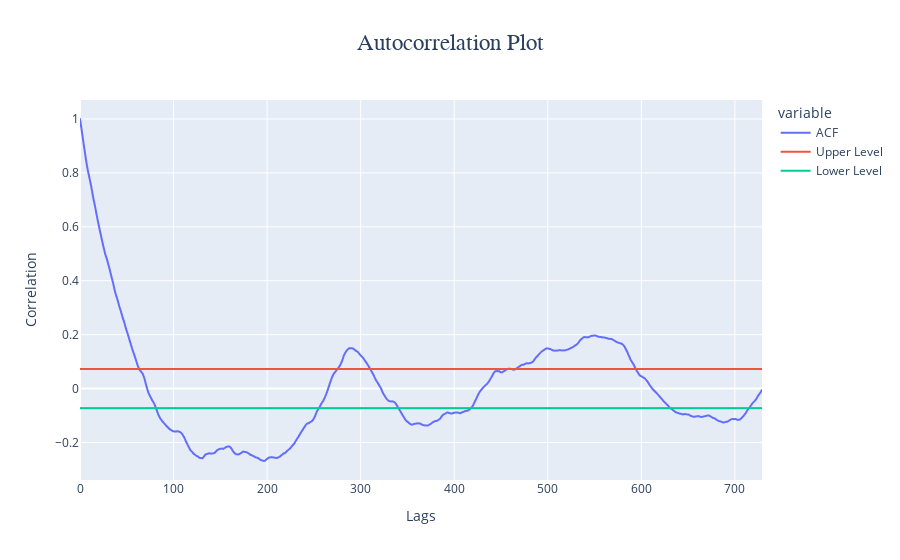

Notebook source saved alongside this figure:
### Code cell
from statsmodels.tsa.stattools import acf
# Auto-Correlation Plot useful to analyze and visualize Correlation of data with its lags.
acf_df = pd.DataFrame({'ACF':acf(df["Close"],nlags=df.shape[0])})
acf_df['Upper Level'] = 1.96 / 1 / (df.shape[0] ** 0.5 )
acf_df['Lower Level'] = - 1.96 / 1 / (df.shape[0] ** 0.5 )
fig = px.line(acf_df,title='Autocorrelation Plot',labels={'index':'Lags','value':'Correlation'})
fig.update_layout(title={'font_family':'Georgia','font_size':23,'x':0.5})
fig.show()

### Figure 1 — Plotly figure (JSON) as saved in the notebook; plotly's stock layout.template omitted (floating-point values rounded to 4 significant figures; data arrays with more than 128 entries replaced by an {"elided": "..."} marker saying what was removed)
{"data": [{"hovertemplate": "variable=ACF<br>Lags=%{x}<br>Correlation=%{y}<extra></extra>", "legendgroup": "ACF", "line": {"color": "#636efa", "dash": "solid"}, "marker": {"symbol": "circle"}, "mode": "lines", "name": "ACF", "showlegend": true, "type": "scattergl", "x": {"elided": "730 int values"}, "xaxis": "x", "y": {"elided": "730 float values"}, "yaxis": "y"}, {"hovertemplate": "variable=Upper Level<br>Lags=%{x}<br>Correlation=%{y}<extra></extra>", "legendgroup": "Upper Level", "line": {"color": "#EF553B", "dash": "solid"}, "marker": {"symbol": "circle"}, "mode": "lines", "name": "Upper Level", "showlegend": true, "type": "scattergl", "x": {"elided": "730 int values"}, "xaxis": "x", "y": {"elided": "730 float values"}, "yaxis": "y"}, {"hovertemplate": "variable=Lower Level<br>Lags=%{x}<br>Correlation=%{y}<extra></extra>", "legendgroup": "Lower Level", "line": {"color": "#00cc96", "dash": "solid"}, "marker": {"symbol": "circle"}, "mode": "lines", "name": "Lower Level", "showlegend": true, "type": "scattergl", "x": {"elided": "730 int values"}, "xaxis": "x", "y": {"elided": "730 float values"}, "yaxis": "y"}], "layout": {"legend": {"title": {"text": "variable"}, "tracegroupgap": 0}, "title": {"font": {"family": "Georgia", "size": 23}, "text": "Autocorrelation Plot", "x": 0.5}, "xaxis": {"anchor": "y", "domain": [0, 1], "title": {"text": "Lags"}}, "yaxis": {"anchor": "x", "domain": [0, 1], "title": {"text": "Correlation"}}}}
